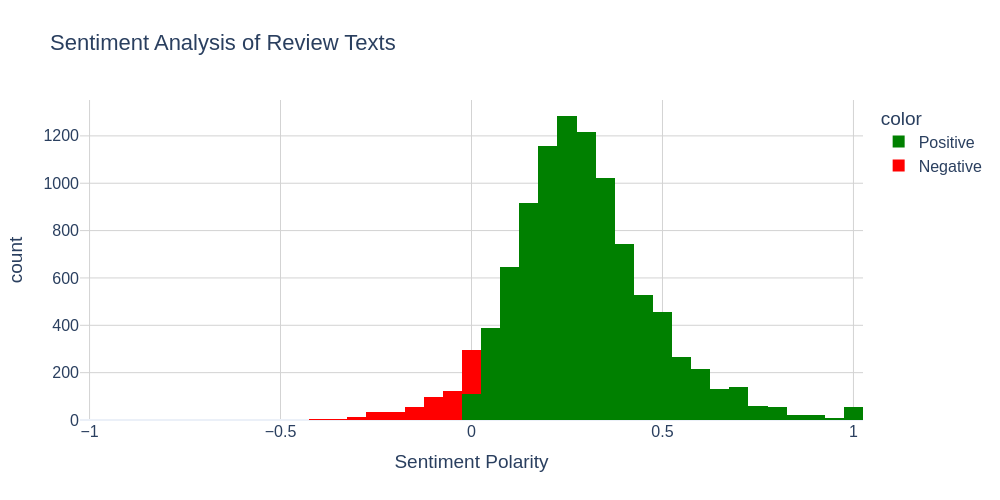

The code cell stored with this chart in its notebook:
### Code cell
from textblob import TextBlob

import plotly.express as px

# Take a sample of text reviews
sample_reviews = rent_the_runway_visualization.sample(n=10000, random_state=42)

# Compute sentiment polarity for each review in the sample
sample_reviews['sentiment'] = sample_reviews['review_text'].apply(lambda x: TextBlob(x).sentiment.polarity)

# Interactive histogram of sentiment polarity
fig_sentiment = px.histogram(
        sample_reviews,
        x='sentiment',
        nbins=50,
        title='Sentiment Analysis of Review Texts',
        labels={'sentiment': 'Sentiment Polarity'},
        template=plotly_template,
        width=fig_width,
        height=fig_height,
        color=sample_reviews['sentiment'].apply(lambda x: 'Positive' if x > 0 else 'Negative'),
        color_discrete_map={'Positive': 'green', 'Negative': 'red'}
    )
fig_sentiment.update_layout(
    font=dict(family=font_family, size=16),
    xaxis=dict(showgrid=True, gridcolor='lightgray'),
    yaxis=dict(showgrid=True, gridcolor='lightgray')
)
#fig_sentiment.show()

### Figure 1 — Plotly figure (JSON) as saved in the notebook; plotly's stock layout.template omitted (floating-point values rounded to 4 significant figures; data arrays with more than 128 entries replaced by an {"elided": "..."} marker saying what was removed)
{"data": [{"alignmentgroup": "True", "bingroup": "x", "hovertemplate": "color=Positive<br>Sentiment Polarity=%{x}<br>count=%{y}<extra></extra>", "legendgroup": "Positive", "marker": {"color": "green", "pattern": {"shape": ""}}, "name": "Positive", "nbinsx": 50, "offsetgroup": "Positive", "orientation": "v", "showlegend": true, "type": "histogram", "x": {"elided": "9443 float values"}, "xaxis": "x", "yaxis": "y"}, {"alignmentgroup": "True", "bingroup": "x", "hovertemplate": "color=Negative<br>Sentiment Polarity=%{x}<br>count=%{y}<extra></extra>", "legendgroup": "Negative", "marker": {"color": "red", "pattern": {"shape": ""}}, "name": "Negative", "nbinsx": 50, "offsetgroup": "Negative", "orientation": "v", "showlegend": true, "type": "histogram", "x": {"elided": "557 float values"}, "xaxis": "x", "yaxis": "y"}], "layout": {"barmode": "relative", "font": {"family": "Arial", "size": 16}, "height": 500, "legend": {"title": {"text": "color"}, "tracegroupgap": 0}, "title": {"text": "Sentiment Analysis of Review Texts"}, "width": 1000, "xaxis": {"anchor": "y", "domain": [0, 1], "gridcolor": "lightgray", "showgrid": true, "title": {"text": "Sentiment Polarity"}}, "yaxis": {"anchor": "x", "domain": [0, 1], "gridcolor": "lightgray", "showgrid": true, "title": {"text": "count"}}}}
